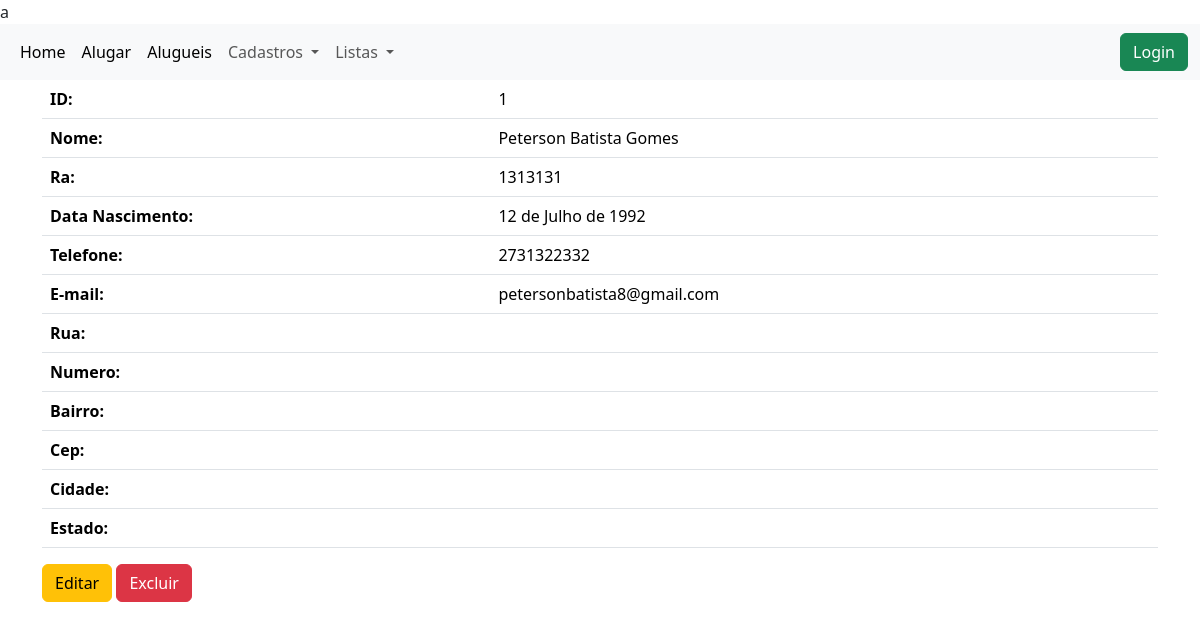
Before: /alunos/view_student/1/ with the older database file.
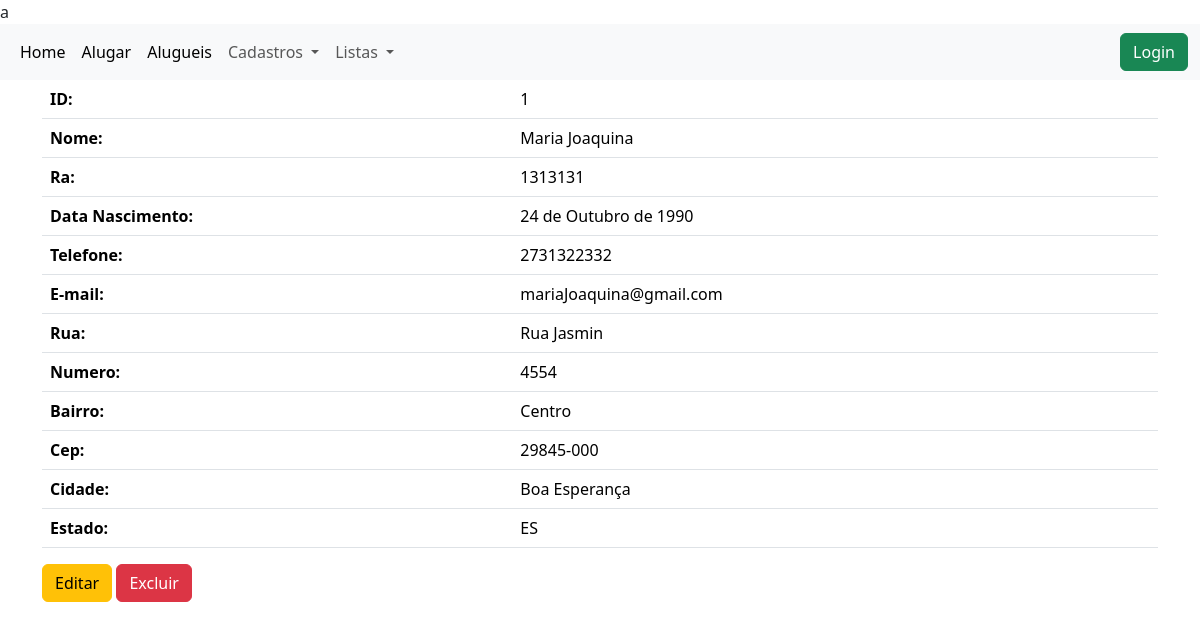
After: the same page with the newer database file.
### alunos/models.py (models this page shows, shortened)
class Aluno(models.Model):
    nome = models.CharField(max_length=50, null=False, blank=False)
    ra = models.CharField(max_length=20, null=False, blank=True)
    data_nascimento = models.DateField()
    telefone = models.CharField(max_length=20, null=False, blank=False)
    email = models.EmailField(max_length=100, null=True, blank=True)
    endereco = models.OneToOneField(Endereco, on_delete=models.SET_NULL, null=True)

class Endereco(models.Model):
    ESTADOS_CHOICES = [
        ['AC', 'Acre'],
        ['AL', 'Alagoas'],
        ['AP', 'Amapá'],
        ['AM', 'Amazonas'],
        ['BA', 'Bahia'],
        ['CE', 'Ceará'],
        ['ES', 'Espírito Santo'],
        ['GO', 'Goiás'],
        ['MA', 'Maranhão'],
        ['MT', 'Mato Grosso'],
        ['MS', 'Mato Grosso do Sul'],
        ['MG', 'Minas Gerais'],
        ['PA', 'Pará'],
        ['PB', 'Paraíba'],
        ['PR', 'Paraná'],
        ['PE', 'Pernambuco'],
        ['PI', 'Piauí'],
        ['RJ', 'Rio de Janeiro'],
        ['RN', 'Rio Grande do Norte'],
        ['RS', 'Rio Grande do Sul'],
        ['RO', 'Rondônia'],
        ['RR', 'Roraima'],
        ['SC', 'Santa Catarina'],
        ['SP', 'São Paulo'],
        ['SE', 'Sergipe'],
        ['TO', 'Tocantins'],
        ['DF', 'Distrito Federal'],
    ]
    rua = models.CharField(max_length=50, null=False, blank=False)
    numero = models.CharField(max_length=10, null=False, blank=False)
    bairro = models.CharField(max_length=50, null=False, blank=False)
    cep = models.CharField(max_length=10, null=False, blank=False)
    cidade = models.CharField(max_length=30, null=False, blank=False)
    estado = models.CharField(max_length=20, choices=ESTADOS_CHOICES, null=False, blank=False)

### alunos/views.py (the view)
# urls.py: path('view_student/<int:aluno_id>/', view_student, name='view_student')
def view_student(request, aluno_id):
    aluno = get_object_or_404(Aluno, pk=aluno_id)
    return render(request, 'alunos/views_student.html',{'aluno': aluno})

### alunos/templates/alunos/views_student.html (shortened to what this page needs)
a{% extends 'base.html' %}
{% block content %}
<div class="container">
    <table class="table table-striped">
  <thead>
    <tr>
      <th scope="col">ID:</th>
      <td>{{aluno.id}}</td>
    </tr>
    <tr>
      <th scope="col">Nome:</th>
      <td>{{aluno.nome}}</td>
    </tr>
    <tr>
      <th scope="col">Ra:</th>
      <td>{{aluno.ra}}</td>
    </tr>
    <tr>
      <th scope="col">Data Nascimento:</th>
      <td>{{aluno.data_nascimento}}</td>
    </tr>
    <tr>
      <th scope="col">Telefone:</th>
      <td>{{aluno.telefone}}</td>
    </tr>
    <tr>
      <th scope="col">E-mail:</th>
      <td>{{aluno.email}}</td>
    </tr>
    <tr>
      <th scope="col">Rua:</th>
      <td>{{aluno.endereco.rua}}</td>
    </tr>
    <tr>
      <th scope="col">Numero:</th>
      <td>{{aluno.endereco.numero}}</td>
    </tr>
    <tr>
      <th scope="col">Bairro:</th>
      <td>{{aluno.endereco.bairro}}</td>
    </tr>
    <tr>
      <th scope="col">Cep:</th>
      <td>{{aluno.endereco.cep}}</td>
    </tr>
    <tr>
      <th scope="col">Cidade:</th>
      <td>{{aluno.endereco.cidade}}</td>
    </tr>
    <tr>
      <th scope="col">Estado:</th>
      <td>{{aluno.endereco.estado}}</td>
    </tr>
  </thead>
</table>
    <div>
        <a class="btn btn-warning" href="">Editar</a>
        <a class="btn btn-danger" href="">Excluir</a>
    </div>
</div>
{% endblock %}

### livros/templates/base.html (shortened to what this page needs)
<!DOCTYPE html>
<html lang="pt-br">
<head>
    <link href="https://cdn.jsdelivr.net/npm/bootstrap@5.3.1/dist/css/bootstrap.min.css" rel="stylesheet">
</head>
<body>
<nav class="navbar navbar-expand-lg bg-body-tertiary">
  <div class="container-fluid">
    <div class="collapse navbar-collapse" id="navbarNav">
      <ul class="navbar-nav">
        <li class="nav-item">
          <a class="nav-link active" aria-current="page" href="/">Home</a>
        </li>
        <li class="nav-item">
          <a class="nav-link active" aria-current="page" href="/alugar/create_aluguel/">Alugar</a>
        </li>
        <li class="nav-item">
          <a class="nav-link active" aria-current="page" href="/alugar/list_alugueis/">Alugueis</a>
        </li>
          <li class="nav-item dropdown">
          <a class="nav-link dropdown-toggle" role="button" data-bs-toggle="dropdown" aria-expanded="false">
            Cadastros
          </a>
        </li>
        <li class="nav-item dropdown">
          <a class="nav-link dropdown-toggle" role="button" data-bs-toggle="dropdown" aria-expanded="false">
            Listas
          </a>
        </li>
      </ul>
    </div>
<div>
        <a type="button" class="btn btn-success">Login</a>
      </div>
  </div>
</nav>
    {% block content %}
    {% endblock %}
</body>
</html>

Changed rows visible on the page:
changed Aluno id 1: nome "Peterson Batista Gomes" → "Maria Joaquina"; data_nascimento "12 de Julho de 1992" → "24 de Outubro de 1990"; email "petersonbatista8@gmail.com" → "mariaJoaquina@gmail.com"; endereco.rua (not shown) → "Rua Jasmin"; endereco.numero (not shown) → "4554"; endereco.bairro (not shown) → "Centro"; endereco.cep (not shown) → "29845-000"; endereco.cidade (not shown) → "Boa Esperança"; endereco.estado (not shown) → "ES"
